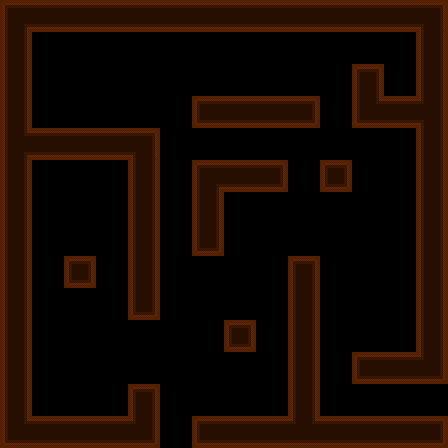

This game map was drawn from its Tiled (.tmx) file and the tilesets committed beside it. A one-line description and the trimmed map source follow:
An orthogonal 14x14 tile map with 32x32 px tiles, 1 tile layer (Calque de Tile 1), 1 hidden layer not drawn, 2 tilesets.

<map version="1.0" orientation="orthogonal" width="14" height="14" tilewidth="32" tileheight="32">
 <tileset firstgid="1" name="min" tilewidth="32" tileheight="32">
  <image source="../tilesets/walls.png" width="256" height="192" />
 </tileset>
 <tileset firstgid="49" name="meta" tilewidth="32" tileheight="32">
  <image source="../tilesets/metaset2.png" width="64" height="64" />
 </tileset>
 <layer name="Calque de Tile 1" width="14" height="14">
  <data>[196 cells, 196 non-empty, 15 distinct tile ids]</data>
 </layer>
 <layer name="meta" width="14" height="14" visible="0">
  <data>[196 cells, 85 non-empty, 2 distinct tile ids]</data>
 </layer>
</map>
